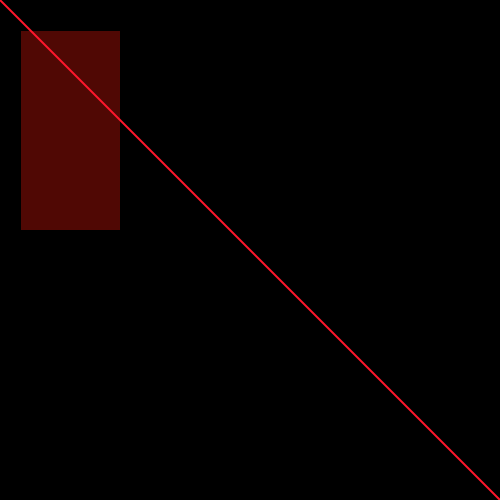
Frame 1 (no input)
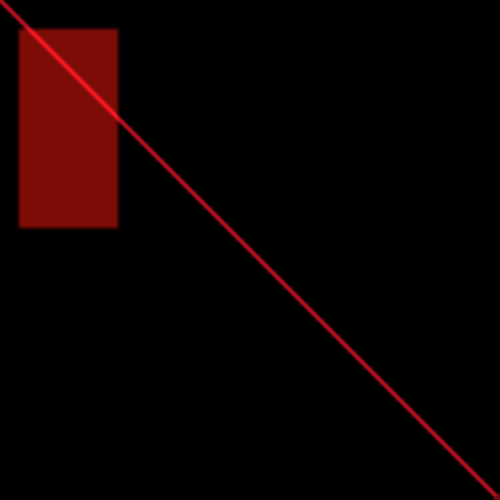
Frame 60 (the mouse pressed at the canvas centre just before this capture)
Frame 120 (the mouse held since frame 60 and released just before this capture): identical to frame 60, image omitted

The Processing sketch that drew these frames (run headless with seeded random() and noise(); from frame 60 on, the mouse is pressed at the canvas centre):

// Processing sketch: media
// ── media.pde
void setup()
{
  size(500,500);
  background(0);
  fill(255,25,12,80);
  rect(20,30,100,200);
  strokeWeight(2.0);
  stroke(255,23,44);
  line(0,0,width,height);
}

boolean first = true;

PImage immg;

void draw()
{
  /*if(!mousePressed)
    return;
   
  if(first)
  {
    first = false; 
    immg = get(); 
  }
  float sumr = 0;
  float sumg = 0;
  float sumb = 0;
  
  int size = 2;
  
  for(int xs = -size; xs <= size; xs++)
  {
    for(int ys = -size; ys <= size; ys++)
    {
           sumr+= red(immg.get(mouseX+xs,mouseY+ys));
           sumg+= green(immg.get(mouseX+xs,mouseY+ys));
           sumb+= blue(immg.get(mouseX+xs,mouseY+ys));
    }
  }
 
  color media = color(sumr/(float)pow(2*size,2),sumg/(float)pow(2*size,2),sumb/(float)pow(2*size,2));
  for(int xs = -size; xs <= size; xs++)
  {
    for(int ys = -size; ys <= size; ys++)
    {
          set(xs+mouseX,ys+mouseY,media);
    }
  }*/
  
  
}

void media(int xc,int yc)
{
  float sumr = 0;
  float sumg = 0;
  float sumb = 0;
  
  int size = 2;
  
  for(int xs = -size; xs <= size; xs++)
  {
    for(int ys = -size; ys <= size; ys++)
    {
           sumr+= red(immg.get(xc+xs,yc+ys));
           sumg+= green(immg.get(xc+xs,yc+ys));
           sumb+= blue(immg.get(xc+xs,yc+ys));
    }
  }
 
  color media = color(sumr/(float)pow(2*size,2),sumg/(float)pow(2*size,2),sumb/(float)pow(2*size,2));
  for(int xs = -size; xs <= size; xs++)
  {
    for(int ys = -size; ys <= size; ys++)
    {
          set(xs+xc,ys+yc,media);
    }
  }
}

void mousePressed()
{
  immg = get();
  for(int i=0;i<height;i++)
    for(int j = 0;j<width;j++)
      media(j,i);
}
